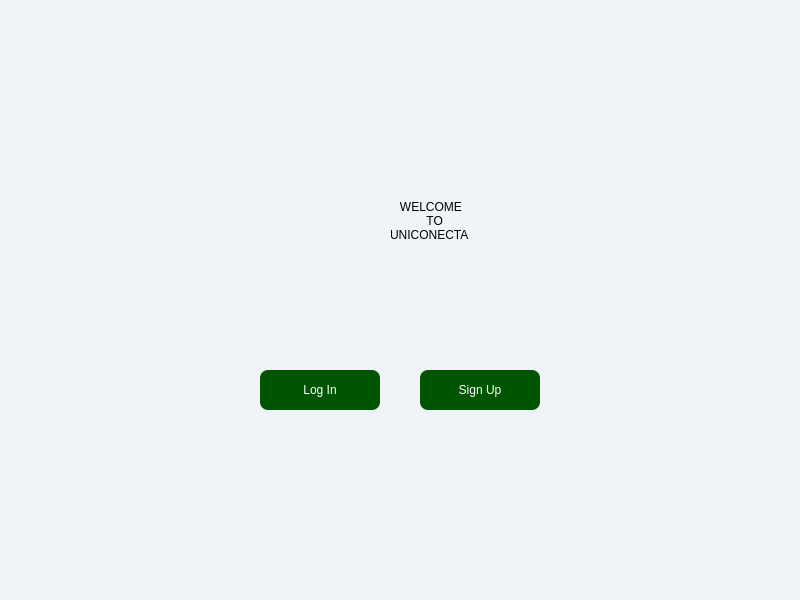
<?xml version="1.0" encoding="UTF-8"?>
<ui version="4.0">
 <class>MainWindow</class>
 <widget class="QMainWindow" name="MainWindow">
  <property name="geometry">
   <rect>
    <x>0</x>
    <y>0</y>
    <width>800</width>
    <height>600</height>
   </rect>
  </property>
  <property name="windowTitle">
   <string>UniConecta</string>
  </property>
  <property name="windowIcon">
   <iconset resource="../../../recursos.qrc">
    <normaloff>:/src/vista/imagenes/logoUniConecta.png</normaloff>:/src/vista/imagenes/logoUniConecta.png</iconset>
  </property>
  <property name="styleSheet">
   <string notr="true">background-color: #f0f4f8;</string>
  </property>
  <widget class="QWidget" name="centralwidget">
   <widget class="QPushButton" name="BotonIniciar">
    <property name="geometry">
     <rect>
      <x>260</x>
      <y>370</y>
      <width>120</width>
      <height>40</height>
     </rect>
    </property>
    <property name="styleSheet">
     <string notr="true">
      QPushButton {
        background-color: rgb(0, 85, 0);
        color: white;
        border-radius: 8px;
        font: 10pt &quot;Segoe UI&quot;;
      }
      QPushButton:hover {
        background-color: #388e3c;
      }
     </string>
    </property>
    <property name="text">
     <string>Log In</string>
    </property>
   </widget>
   <widget class="QPushButton" name="BotonRegistrarse">
    <property name="geometry">
     <rect>
      <x>420</x>
      <y>370</y>
      <width>120</width>
      <height>40</height>
     </rect>
    </property>
    <property name="styleSheet">
     <string notr="true">
      QPushButton {
        background-color: rgb(0, 85, 0);
        color: white;
        border-radius: 8px;
        font: 10pt &quot;Segoe UI&quot;;
      }
      QPushButton:hover {
        background-color: #388e3c;
      }
     </string>
    </property>
    <property name="text">
     <string>Sign Up</string>
    </property>
   </widget>
   <widget class="QLabel" name="label">
    <property name="geometry">
     <rect>
      <x>390</x>
      <y>170</y>
      <width>321</width>
      <height>101</height>
     </rect>
    </property>
    <property name="styleSheet">
     <string notr="true">font: 18pt &quot;Century&quot;;</string>
    </property>
    <property name="text">
     <string>   WELCOME
           TO
UNICONECTA</string>
    </property>
   </widget>
   <widget class="QLabel" name="label_2">
    <property name="geometry">
     <rect>
      <x>160</x>
      <y>140</y>
      <width>231</width>
      <height>171</height>
     </rect>
    </property>
    <property name="styleSheet">
     <string notr="true">image: url(:/src/vista/imagenes/logoUniConecta.png)</string>
    </property>
    <property name="text">
     <string/>
    </property>
   </widget>
  </widget>
  <widget class="QMenuBar" name="menubar">
   <property name="geometry">
    <rect>
     <x>0</x>
     <y>0</y>
     <width>800</width>
     <height>26</height>
    </rect>
   </property>
  </widget>
  <widget class="QStatusBar" name="statusbar"/>
 </widget>
 <resources>
  <include location="../recursos.qrc"/>
  <include location="../../../recursos.qrc"/>
 </resources>
 <connections/>
</ui>
